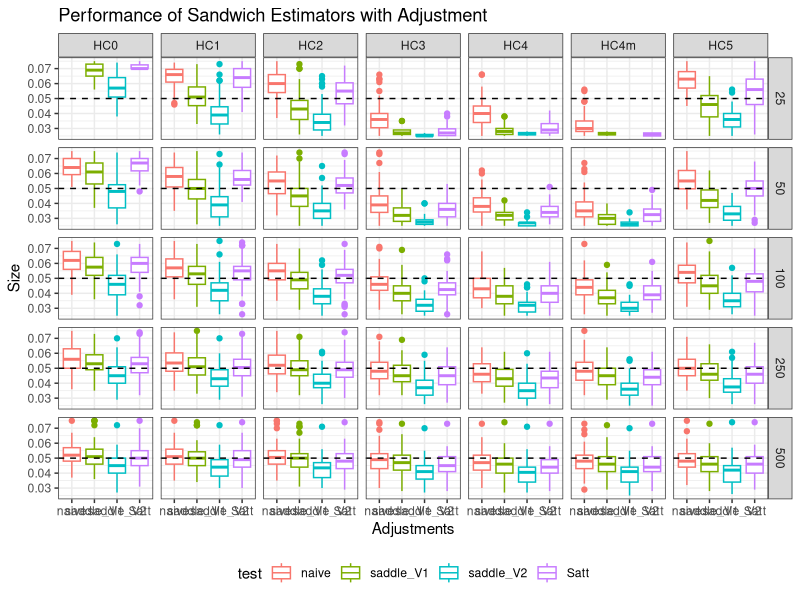
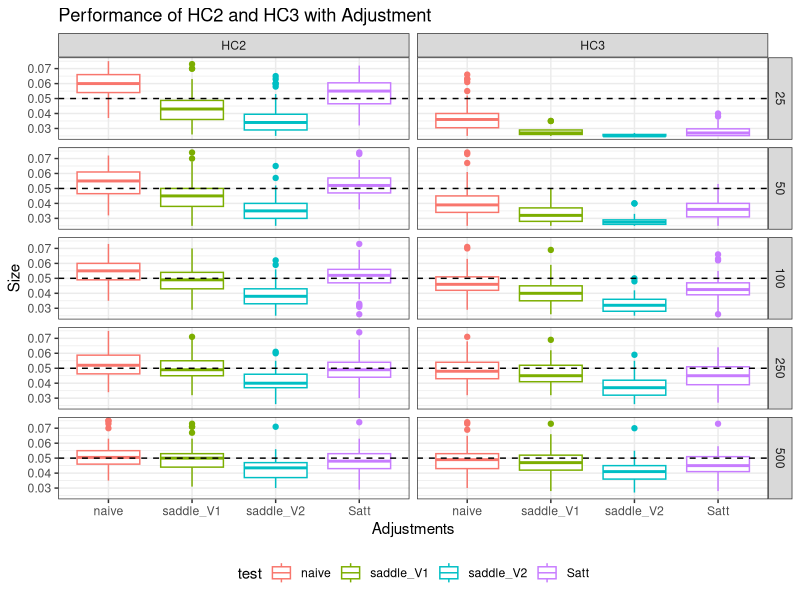
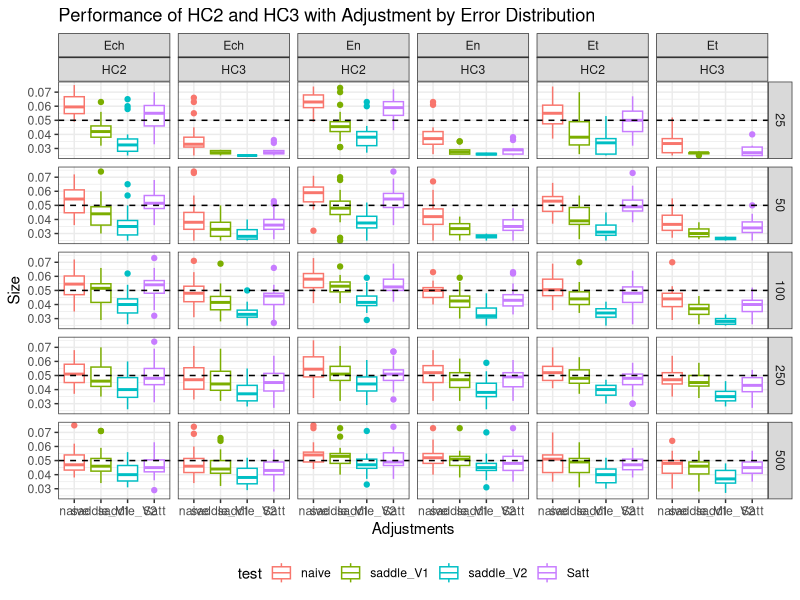
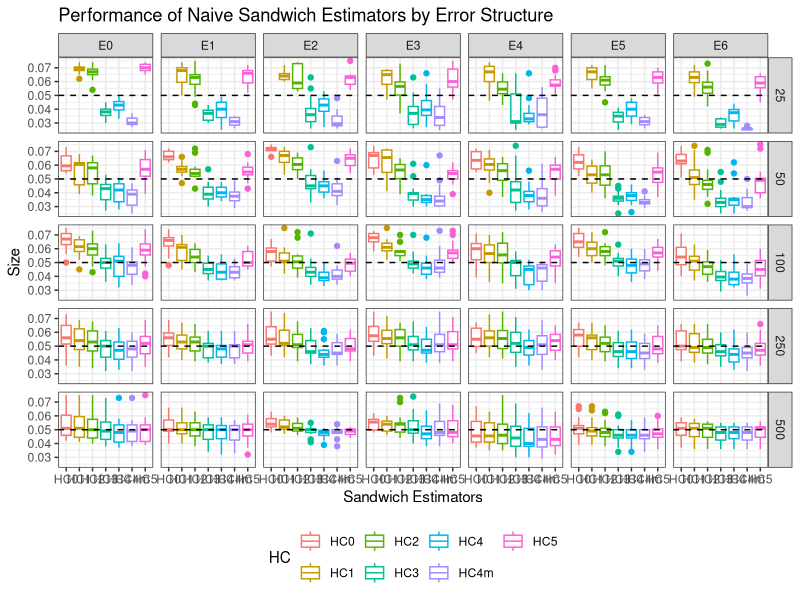
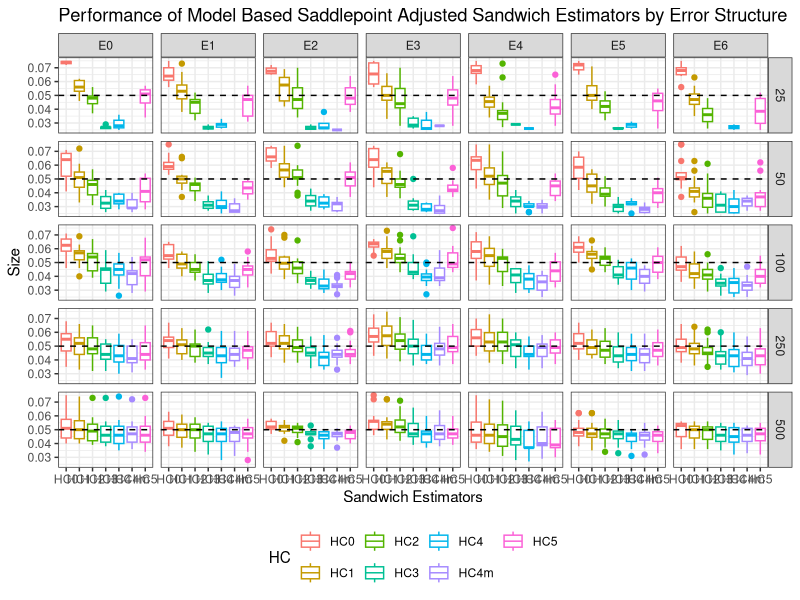
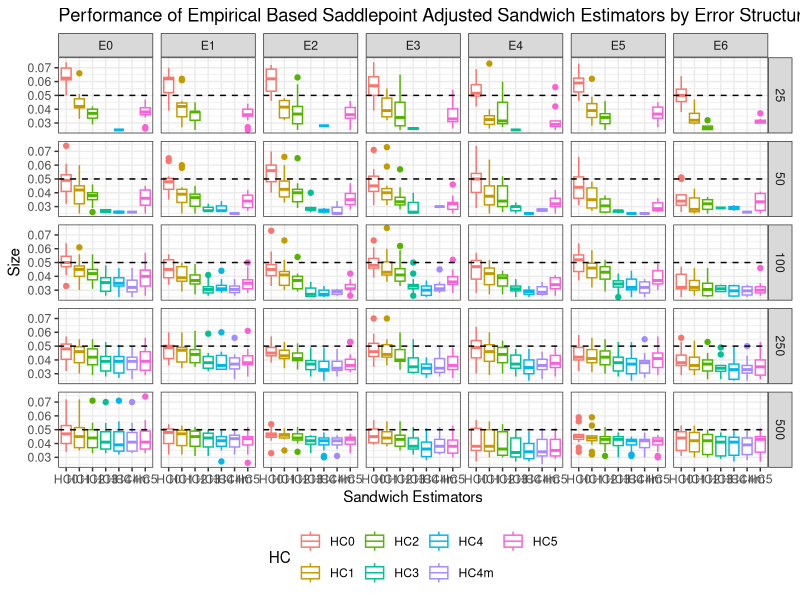
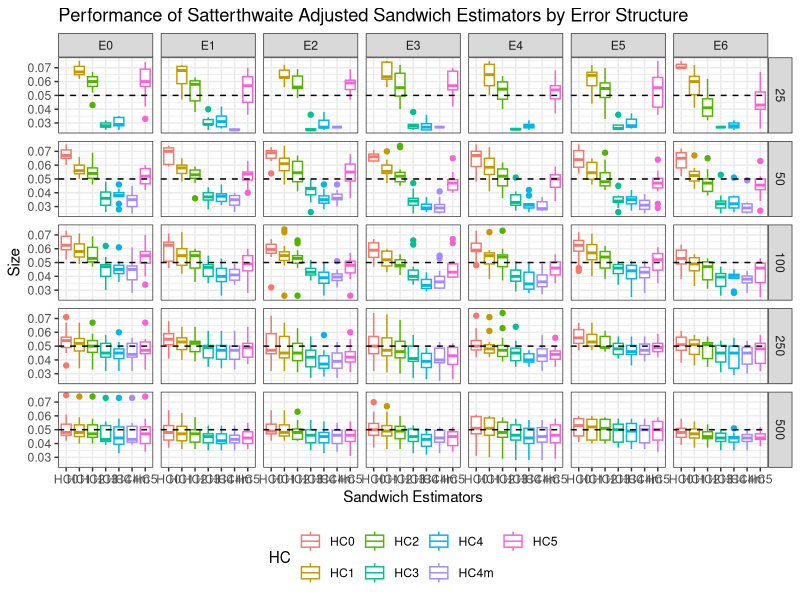

The R script that drew these images, in order:
## ---- chunk 1
library(plyr)
library(dplyr)
library(ggplot2)
library(reshape2)

rm(list = ls())


results <- rbind(read.csv("20150805A.csv"),
                 read.csv("20150805B.csv"),
                 read.csv("20150805C.csv"))

#results <- rbind(read.csv("Results/20150805A.csv"),
#                 read.csv("Results/20150805B.csv"),
#                 read.csv("Results/20150805C.csv"))

## ---- chunk 2



filter(results, criterion == "size") %>%
  select(n, Estruct, Edist, HC, coef, test, p05) %>%
  ggplot(aes(y = p05,
             x = test,
             color = test)) +
  geom_boxplot() +
  facet_grid(n ~ HC) +
  ylim(.025, .075) + 
  geom_hline(aes(yintercept = .05), linetype = "dashed") +
  theme_bw() + theme(legend.position = "bottom") +
  labs(title = "Performance of Sandwich Estimators with Adjustment",
       y = "Size",
       x = "Adjustments")


## ---- chunk 3
filter(results, criterion == "size", HC == "HC2" | HC == "HC3") %>%
  select(n, Estruct, Edist, HC, coef, test, p05) %>%
  ggplot(aes(y = p05,
             x = test,
             color = test)) +
  geom_boxplot() +
  facet_grid(n ~ HC) +
  ylim(.025, .075) + 
  geom_hline(aes(yintercept = .05), linetype = "dashed") +
  theme_bw() + theme(legend.position = "bottom") +
  labs(title = "Performance of HC2 and HC3 with Adjustment",
       y = "Size",
       x = "Adjustments")

## ---- chunk 4

filter(results, criterion == "size", HC == "HC2" | HC == "HC3") %>%
  select(n, Estruct, Edist, HC, coef, test, p05) %>%
  ggplot(aes(y = p05,
             x = test,
             color = test)) +
  geom_boxplot() +
  facet_grid(n ~ Edist * HC) +
  ylim(.025, .075) + 
  geom_hline(aes(yintercept = .05), linetype = "dashed") +
  theme_bw() + theme(legend.position = "bottom") +
  labs(title = "Performance of HC2 and HC3 with Adjustment by Error Distribution",
       y = "Size",
       x = "Adjustments")


## ---- chunk 5

filter(results, test == "naive", criterion == "size") %>%
  select(n, Estruct, Edist, HC, coef, p05) %>%
  ggplot(aes(x = HC,
             y = p05,
             color = HC)) +
  geom_boxplot() +
  facet_grid(n ~ Estruct) +
  geom_hline(aes(yintercept = .05), linetype = "dashed")  +
  ylim(.025, .075) +
  theme_bw() + theme(legend.position = "bottom") +
  labs(title = "Performance of Naive Sandwich Estimators by Error Structure",
       y = "Size",
       x = "Sandwich Estimators")

## ---- chunk 6

filter(results, test == "saddle_V1", criterion == "size") %>%
  select(n, Estruct, Edist, HC, coef, p05) %>%
  ggplot(aes(x = HC,
             y = p05,
             color = HC)) +
  geom_boxplot() +
  facet_grid(n ~ Estruct) +
  geom_hline(aes(yintercept = .05), linetype = "dashed")  +
  ylim(.025, .075) +
  theme_bw() + theme(legend.position = "bottom") +
  labs(title = "Performance of Model Based Saddlepoint Adjusted Sandwich Estimators by Error Structure",
       y = "Size",
       x = "Sandwich Estimators")

## ---- chunk 7

filter(results, test == "saddle_V2", criterion == "size") %>%
  select(n, Estruct, Edist, HC, coef, p05) %>%
  ggplot(aes(x = HC,
             y = p05,
             color = HC)) +
  geom_boxplot() +
  facet_grid(n ~ Estruct) +
  geom_hline(aes(yintercept = .05), linetype = "dashed")  +
  ylim(.025, .075) +
  theme_bw() + theme(legend.position = "bottom") +
  labs(title = "Performance of Empirical Based Saddlepoint Adjusted Sandwich Estimators by Error Structure",
       y = "Size",
       x = "Sandwich Estimators")

## ---- chunk 8

filter(results, test == "Satt", criterion == "size") %>%
  select(n, Estruct, Edist, HC, coef, p05) %>%
  ggplot(aes(x = HC,
             y = p05,
             color = HC)) +
  geom_boxplot() +
  facet_grid(n ~ Estruct) +
  geom_hline(aes(yintercept = .05), linetype = "dashed")  +
  ylim(.025, .075) +
  theme_bw() + theme(legend.position = "bottom") +
  labs(title = "Performance of Satterthwaite Adjusted Sandwich Estimators by Error Structure",
       y = "Size",
       x = "Sandwich Estimators")

